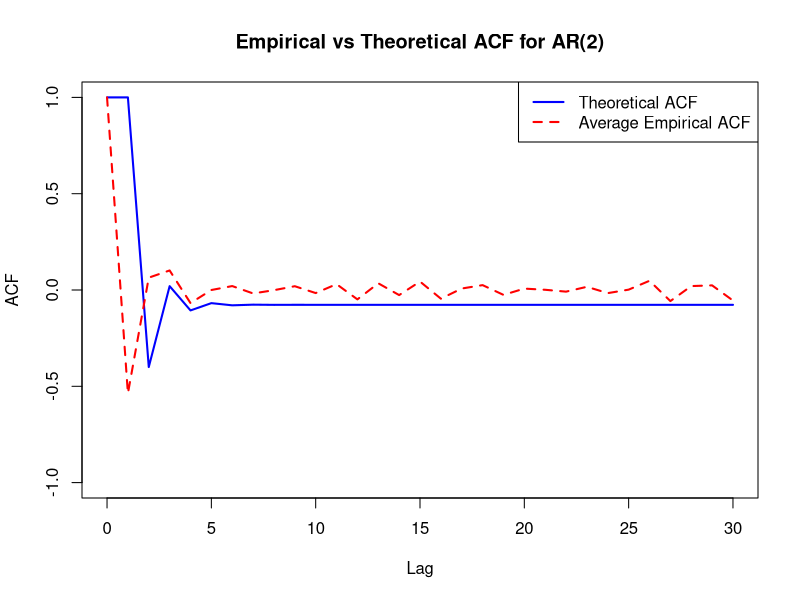

Recreate this plot in R.
# -----------------------------
# Q1.2 - ACF Plot for AR(2)
# phi1 = -0.7, phi2 = -0.3 (Madsen notation, same in R simulation here)
# -----------------------------

library(forecast)

# Set seed for reproducibility
set.seed(123)

# Parameters
n <- 200
num_series <- 5
max_lag <- 30

phi1 <- -0.7
phi2 <- -0.3

# Step 1: Simulate 5 realizations of AR(2)
simulations <- replicate(num_series, arima.sim(model = list(ar = c(phi1, phi2)), n = n))

# Step 2: Empirical ACFs for each realization
acf_list <- apply(simulations, 2, function(x) acf(x, plot = FALSE, lag.max = max_lag)$acf)

# Step 3: Average ACF across simulations
avg_empirical_acf <- rowMeans(acf_list)
lags <- 0:max_lag

# Step 4: Theoretical ACF from textbook formula
theoretical_acf <- numeric(max_lag + 1)
theoretical_acf[1] <- 1
theoretical_acf[2] <- -phi1 / (1 + phi2)
theoretical_acf[3] <- -phi2 + phi1 * theoretical_acf[2]

for (k in 4:(max_lag + 1)) {
  theoretical_acf[k] <- -phi1 * theoretical_acf[k - 1] - phi2 * theoretical_acf[k - 2]
}

# Step 5: Plot
plot(lags, theoretical_acf, type = "l", col = "blue", lwd = 2,
     xlab = "Lag", ylab = "ACF", ylim = c(-1, 1),
     main = "Empirical vs Theoretical ACF for AR(2)")
lines(lags, avg_empirical_acf, col = "red", lwd = 2, lty = 2)
legend("topright", legend = c("Theoretical ACF", "Average Empirical ACF"),
       col = c("blue", "red"), lty = c(1, 2), lwd = 2)
